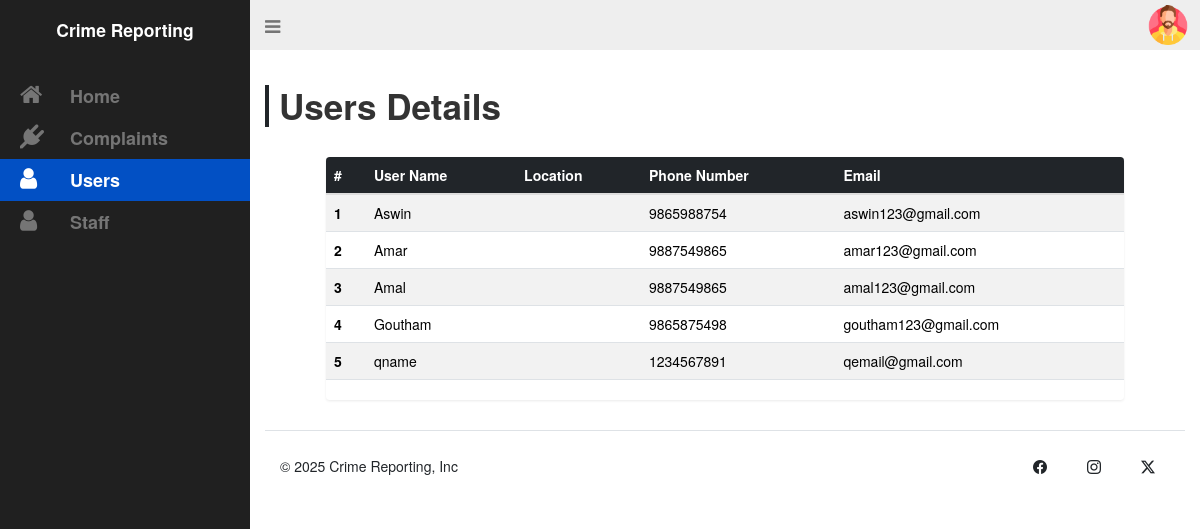
Page /Admin/pages/admin-user.php (signed in) on the earlier database version.
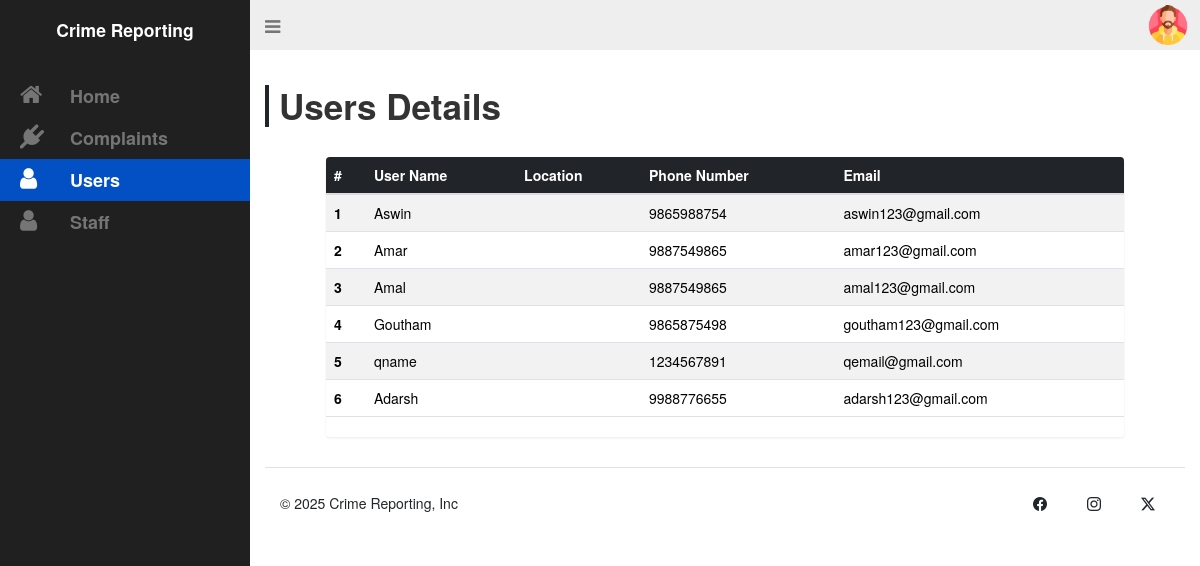
Same page on the later database version.
### tables this page shows
CREATE TABLE `user` (
  `user_id` int(11) NOT NULL,
  `user_name` varchar(20) NOT NULL,
  `user_address` varchar(50) NOT NULL,
  `user_phno` varchar(20) NOT NULL,
  `user_email` varchar(20) NOT NULL,
  `user_password` varchar(20) NOT NULL,
  `user_compl` varchar(300) NOT NULL
);

### Admin/pages/admin-user.php (the view, shortened to what this page needs)
<?php
 include './connect.php';
?>
<!DOCTYPE html>
<html lang="en">
<head>
  <link rel="stylesheet" href="../static/admin.css">
  <link rel="stylesheet" href="https://cdn.jsdelivr.net/npm/bootstrap-icons@1.11.3/font/bootstrap-icons.min.css">
  <link href="https://cdn.jsdelivr.net/npm/bootstrap@5.3.3/dist/css/bootstrap.min.css" rel="stylesheet">
  <link rel="stylesheet" href="https://maxcdn.bootstrapcdn.com/bootstrap/3.3.7/css/bootstrap.min.css">
  <link rel="stylesheet" href="https://maxcdn.bootstrapcdn.com/font-awesome/4.7.0/css/font-awesome.min.css">
</head>
<body>
  <div id="wrapper">
    <aside id="sidebar-wrapper">
      <div class="sidebar-brand">
        <h2><div class="fs-3 fw-semibold">Crime Reporting</div></h2>
      </div>
      <ul class="sidebar-nav">
        <li><a href="./admin-home.php"><i class="fa fa-home"></i>Home</a></li>
        <li><a href="./admin-complaint.php"><i class="fa fa-plug"></i>Complaints</a></li>
        <li class="active"><a href="./admin-user.php"><i class="fa fa-user"></i>Users</a></li>
        <li><a href="./admin-staff.php"><i class="fa fa-user"></i>Staff</a></li>
      </ul>
    </aside>
    <div id="navbar-wrapper">
      <nav class="navbar navbar-inverse">
        <div class="container-fluid justify-content-between">
          <div class="navbar-header position-absolute top-0">
            <a href="#" class="navbar-brand" id="sidebar-toggle"><i class="fa fa-bars"></i></a>
          </div>
          <div class="d-flex align-items-center position-absolute end-0">
            <button class="btn rounded-circle border-0"  data-bs-toggle="dropdown" aria-expanded="false">
              <img src="../static/user.png" alt="" width="40">
            </button>
          </div>
        </div>
      </nav>
    </div>
    <section id="content-wrapper">
      <div class="row">
        <div class="col-lg-12">
        <h2 class="content-title display-4 fw-semibold border-start px-3 border-4 border-dark">Users Details</h2>
          <div class="container my-5" style="width:90%;">
<?php
$sql = mysqli_query($conn, "SELECT * FROM user ORDER BY user_id");
$serialNo = 1;
if(mysqli_num_rows($sql) > 0) {
?>
            <div class="table-responsive shadow-sm rounded-2">
              <table class="table table-hover table-striped align-middle">
                <thead class="table-dark">
                  <tr>
                    <th scope="col">#</th>
                    <th scope="col">User Name</th>
                    <th scope="col">Location</th>
                    <th scope="col">Phone Number</th>
                    <th scope="col">Email</th>
                  </tr>
                </thead>
                <tbody>
<?php
while($row = mysqli_fetch_assoc($sql)) {
?>
                  <tr>
                    <th scope="row"><?php echo $serialNo++; ?></th>
                    <td><?php echo htmlspecialchars($row['user_name']); ?></td>
                    <td><?php echo htmlspecialchars($row['user_location']); ?></td>
                    <td><?php echo htmlspecialchars($row['user_phno']); ?></td>
                    <td><?php echo htmlspecialchars($row['user_email']); ?></td>
                  </tr>
<?php
}
?>
                </tbody>
              </table>
            </div>
<?php
} else {
  echo "<div class='alert alert-warning text-center mt-5'>No Users Found</div>";
}
?>
          </div>
        </div>
      </div>
      <div class="row">
  <div class="container-fluid">
    <footer class="d-flex flex-wrap justify-content-between align-items-center py-4 border-top">
      <div class="col-md-4 d-flex align-items-center">
        <span class="mb-3 mb-md-0 text-dark">&copy; 2025 Crime Reporting, Inc</span>
      </div>
      <ul class="nav col-md-4 justify-content-end list-unstyled d-flex">
        <li class="ms-3"><a class=" text-dark" href="#"><i class="bi bi-facebook" width="24" height="24"></i></a></li>
        <li class="ms-3"><a class=" text-dark" href="#"><i class="bi bi-instagram" width="24" height="24"></i></a></li>
        <li class="ms-3"><a class=" text-dark" href="#"><i class="bi bi-twitter-x" width="24" height="24"></i></a></li>
      </ul>
    </footer>
  </div>
      </div>
    </section>
  </div>
</body>
</html>

### Admin/static/admin.css (style rules this page uses)
body { padding-bottom: 30px; position: relative; min-height: 100%; }
a { transition: background 0.2s, color 0.2s; }
#wrapper { padding-left: 0; transition: all 0.5s ease; position: relative; }
#sidebar-wrapper { z-index: 1000; position: fixed; left: 250px; width: 0; height: 100%; margin-left: -250px; overflow-y: auto; overflow-x: hidden; background: #202020; transition: all 0.5s ease; }
.sidebar-brand { position: absolute; top: 0; width: 250px; text-align: center; padding: 20px 0; }
.sidebar-brand h2 { margin: 0; font-weight: 600; font-size: 24px; color: #fff; }
.sidebar-nav { position: absolute; top: 75px; width: 250px; margin: 0; padding: 0; list-style: none; }
.sidebar-nav > li { text-indent: 10px; line-height: 42px; }
.sidebar-nav > li a { display: block; text-decoration: none; color: #757575; font-weight: 600; font-size: 18px; }
.sidebar-nav > li > a:hover, .sidebar-nav > li.active > a { text-decoration: none; color: #fff; background: #0250c4; }
.sidebar-nav > li > a i.fa { font-size: 24px; width: 60px; }
#navbar-wrapper { width: 100%; position: absolute; z-index: 2; }
#navbar-wrapper .navbar { border-width: 0 0 0 0; background-color: #eee; font-size: 24px; margin-bottom: 0; border-radius: 0; }
#navbar-wrapper .navbar a { color: #757575; }
#content-wrapper { width: 100%; position: absolute; padding: 15px; top: 100px; }
@media (min-width: 992px) { #wrapper { padding-left: 250px; } }
@media (min-width: 992px) { #sidebar-wrapper { width: 250px; } }
@media (min-width: 992px) { #navbar-wrapper { position: relative; } }
@media (min-width: 992px) { #content-wrapper { position: relative; top: 0; } }

Differences in the rows shown:
added user: user_name "Adarsh", user_phno "9988776655", user_email "adarsh123@gmail.com"
